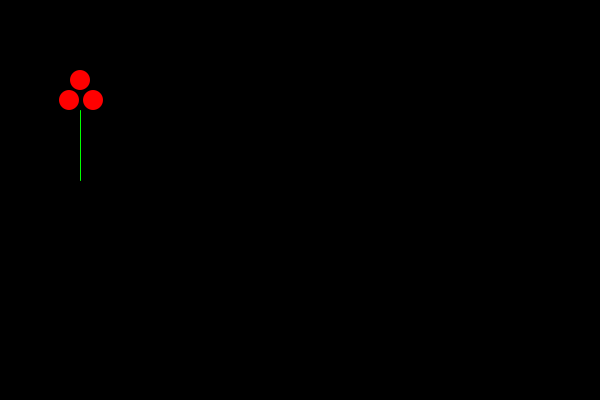
Frame 1 (no input)
Frame 60 (the mouse pressed at the canvas centre just before this capture): identical to frame 1, image omitted
Frame 120 (the mouse held since frame 60 and released just before this capture): identical to frame 1, image omitted

The Processing sketch that drew this single still picture (run headless with seeded random() and noise(); from frame 60 on, the mouse is pressed at the canvas centre):

// Processing sketch: sketch_7_1_Function_basics
// ── sketch_7_1_Function_basics.pde


void setup () {
  size (600, 400);
}

void draw() {
  background(0);
  flower();
}

void flower() {
  fill(255, 0, 0);
  noStroke();
  ellipse(93, 100, 20, 20);
  ellipse(80, 80, 20, 20);
  ellipse(69, 100, 20, 20);
  stroke(0, 255, 0);
  line (80, 110, 80, 180);
}
